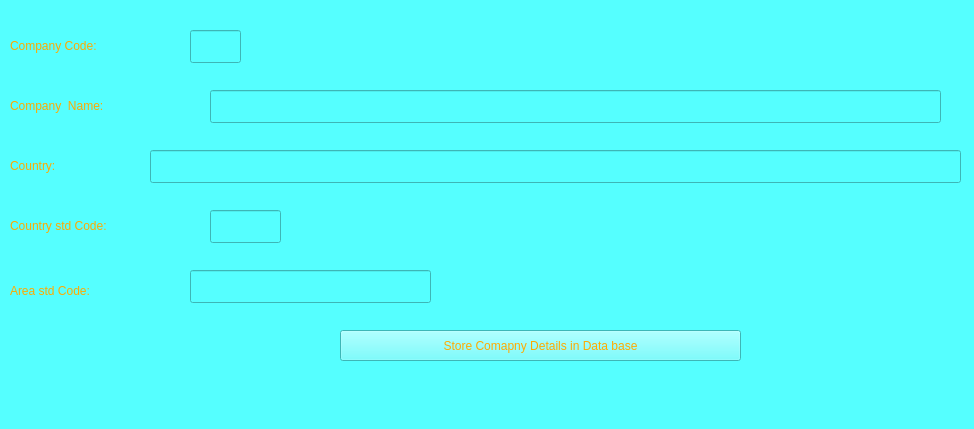
<?xml version="1.0" encoding="UTF-8"?>
<ui version="4.0">
 <class>MainWindow</class>
 <widget class="QMainWindow" name="MainWindow">
  <property name="geometry">
   <rect>
    <x>0</x>
    <y>0</y>
    <width>974</width>
    <height>429</height>
   </rect>
  </property>
  <property name="windowTitle">
   <string>Company Details</string>
  </property>
  <property name="styleSheet">
   <string notr="true">background-color: rgb(255, 85, 0);
background-color: rgb(85, 255, 255);</string>
  </property>
  <widget class="QWidget" name="centralwidget">
   <widget class="QLabel" name="label">
    <property name="geometry">
     <rect>
      <x>10</x>
      <y>210</y>
      <width>201</width>
      <height>31</height>
     </rect>
    </property>
    <property name="styleSheet">
     <string notr="true">font: 75 14pt &quot;MS Shell Dlg 2&quot;;
color: rgb(255, 170, 0);</string>
    </property>
    <property name="text">
     <string>Country std Code:</string>
    </property>
   </widget>
   <widget class="QLineEdit" name="lineEdit">
    <property name="geometry">
     <rect>
      <x>210</x>
      <y>210</y>
      <width>71</width>
      <height>33</height>
     </rect>
    </property>
   </widget>
   <widget class="QPushButton" name="pushButton">
    <property name="geometry">
     <rect>
      <x>340</x>
      <y>330</y>
      <width>401</width>
      <height>31</height>
     </rect>
    </property>
    <property name="styleSheet">
     <string notr="true">color: rgb(255, 170, 0);
font: 14pt &quot;MS Shell Dlg 2&quot;;</string>
    </property>
    <property name="text">
     <string>Store Comapny Details in Data base</string>
    </property>
   </widget>
   <widget class="QLineEdit" name="lineEdit_3">
    <property name="geometry">
     <rect>
      <x>190</x>
      <y>30</y>
      <width>51</width>
      <height>33</height>
     </rect>
    </property>
   </widget>
   <widget class="QLineEdit" name="lineEdit_4">
    <property name="geometry">
     <rect>
      <x>210</x>
      <y>90</y>
      <width>731</width>
      <height>33</height>
     </rect>
    </property>
   </widget>
   <widget class="QLineEdit" name="lineEdit_6">
    <property name="geometry">
     <rect>
      <x>150</x>
      <y>150</y>
      <width>811</width>
      <height>33</height>
     </rect>
    </property>
   </widget>
   <widget class="QLabel" name="label_3">
    <property name="geometry">
     <rect>
      <x>10</x>
      <y>90</y>
      <width>191</width>
      <height>31</height>
     </rect>
    </property>
    <property name="styleSheet">
     <string notr="true">font: 75 14pt &quot;MS Shell Dlg 2&quot;;
color: rgb(255, 170, 0);</string>
    </property>
    <property name="text">
     <string>Company  Name:</string>
    </property>
   </widget>
   <widget class="QLabel" name="label_4">
    <property name="geometry">
     <rect>
      <x>10</x>
      <y>30</y>
      <width>161</width>
      <height>31</height>
     </rect>
    </property>
    <property name="styleSheet">
     <string notr="true">font: 75 10pt &quot;MS Shell Dlg 2&quot;;
color: rgb(255, 170, 0);
font: 14pt &quot;MS Shell Dlg 2&quot;;</string>
    </property>
    <property name="text">
     <string>Company Code:</string>
    </property>
   </widget>
   <widget class="QLabel" name="label_5">
    <property name="geometry">
     <rect>
      <x>10</x>
      <y>150</y>
      <width>121</width>
      <height>31</height>
     </rect>
    </property>
    <property name="styleSheet">
     <string notr="true">color: rgb(255, 170, 0);
font: 75 14pt &quot;MS Shell Dlg 2&quot;;</string>
    </property>
    <property name="text">
     <string>Country:</string>
    </property>
   </widget>
   <widget class="QLabel" name="label_2">
    <property name="geometry">
     <rect>
      <x>10</x>
      <y>280</y>
      <width>171</width>
      <height>21</height>
     </rect>
    </property>
    <property name="styleSheet">
     <string notr="true">font: 75 14pt &quot;MS Shell Dlg 2&quot;;
color: rgb(255, 170, 0);</string>
    </property>
    <property name="text">
     <string>Area std Code:</string>
    </property>
   </widget>
   <widget class="QLineEdit" name="lineEdit_2">
    <property name="geometry">
     <rect>
      <x>190</x>
      <y>270</y>
      <width>241</width>
      <height>33</height>
     </rect>
    </property>
   </widget>
  </widget>
  <widget class="QStatusBar" name="statusbar"/>
 </widget>
 <resources/>
 <connections/>
</ui>
